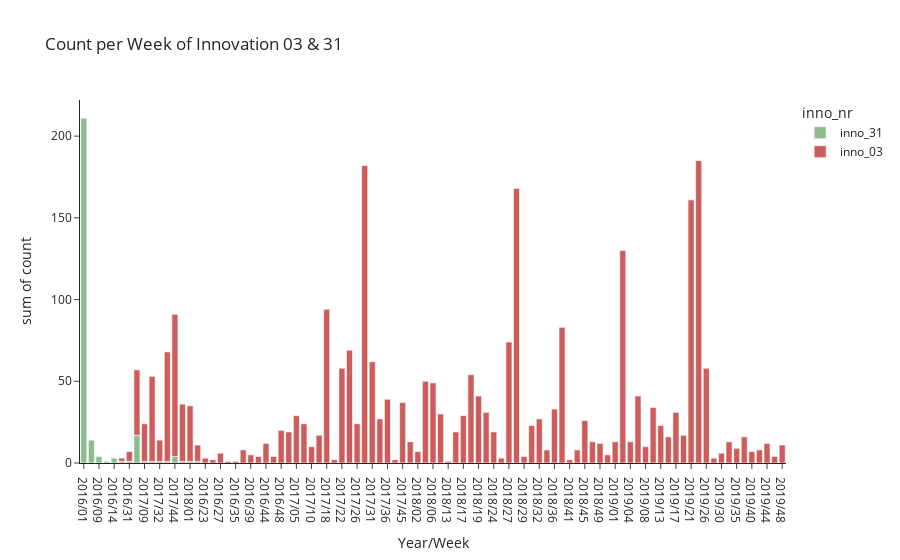

Notebook source saved alongside this figure:
### Code cell
fig = px.histogram(supercount, x="Year/Week", y="count", template="simple_white", title="Count per Week of Innovation 03 & 31", color = "inno_nr", color_discrete_sequence=['darkseagreen', 'indianred'])
fig.show()

### Figure 1 — Plotly figure (JSON) as saved in the notebook; plotly's stock layout.template omitted (floating-point values rounded to 4 significant figures; data arrays with more than 128 entries replaced by an {"elided": "..."} marker saying what was removed)
{"data": [{"alignmentgroup": "True", "bingroup": "x", "histfunc": "sum", "hovertemplate": "inno_nr=inno_31<br>Year/Week=%{x}<br>sum of count=%{y}<extra></extra>", "legendgroup": "inno_31", "marker": {"color": "darkseagreen", "pattern": {"shape": ""}}, "name": "inno_31", "offsetgroup": "inno_31", "orientation": "v", "showlegend": true, "type": "histogram", "x": ["2016/01", "2016/01", "2016/01", "2016/01", "2016/01", "2016/01", "2016/01", "2016/01", "2016/01", "2016/01", "2016/01", "2016/01", "2016/01", "2016/01", "2016/01", "2016/01", "2016/01", "2016/01", "2016/01", "2016/01", "2016/01", "2016/01", "2016/01", "2016/01", "2016/01", "2016/01", "2016/05", "2016/05", "2016/05", "2016/09", "2016/09", "2016/11", "2016/14", "2016/14", "2016/22", "2016/31", "2017/01", "2017/01", "2017/01", "2017/09", "2017/14", "2017/32", "2017/40", "2017/44", "2017/49", "2018/01", "2018/10"], "xaxis": "x", "y": [1, 1, 1, 2, 1, 1, 1, 2, 1, 15, 7, 1, 1, 1, 1, 2, 3, 1, 153, 2, 2, 2, 1, 1, 5, 2, 1, 1, 12, 1, 3, 1, 1, 2, 1, 1, 15, 1, 1, 1, 1, 1, 1, 4, 1, 1, 1], "yaxis": "y"}, {"alignmentgroup": "True", "bingroup": "x", "histfunc": "sum", "hovertemplate": "inno_nr=inno_03<br>Year/Week=%{x}<br>sum of count=%{y}<extra></extra>", "legendgroup": "inno_03", "marker": {"color": "indianred", "pattern": {"shape": ""}}, "name": "inno_03", "offsetgroup": "inno_03", "orientation": "v", "showlegend": true, "type": "histogram", "x": {"elided": "757 str values"}, "xaxis": "x", "y": {"elided": "757 int values"}, "yaxis": "y"}], "layout": {"barmode": "relative", "legend": {"title": {"text": "inno_nr"}, "tracegroupgap": 0}, "title": {"text": "Count per Week of Innovation 03 & 31"}, "xaxis": {"anchor": "y", "domain": [0, 1], "title": {"text": "Year/Week"}}, "yaxis": {"anchor": "x", "domain": [0, 1], "title": {"text": "sum of count"}}}}
